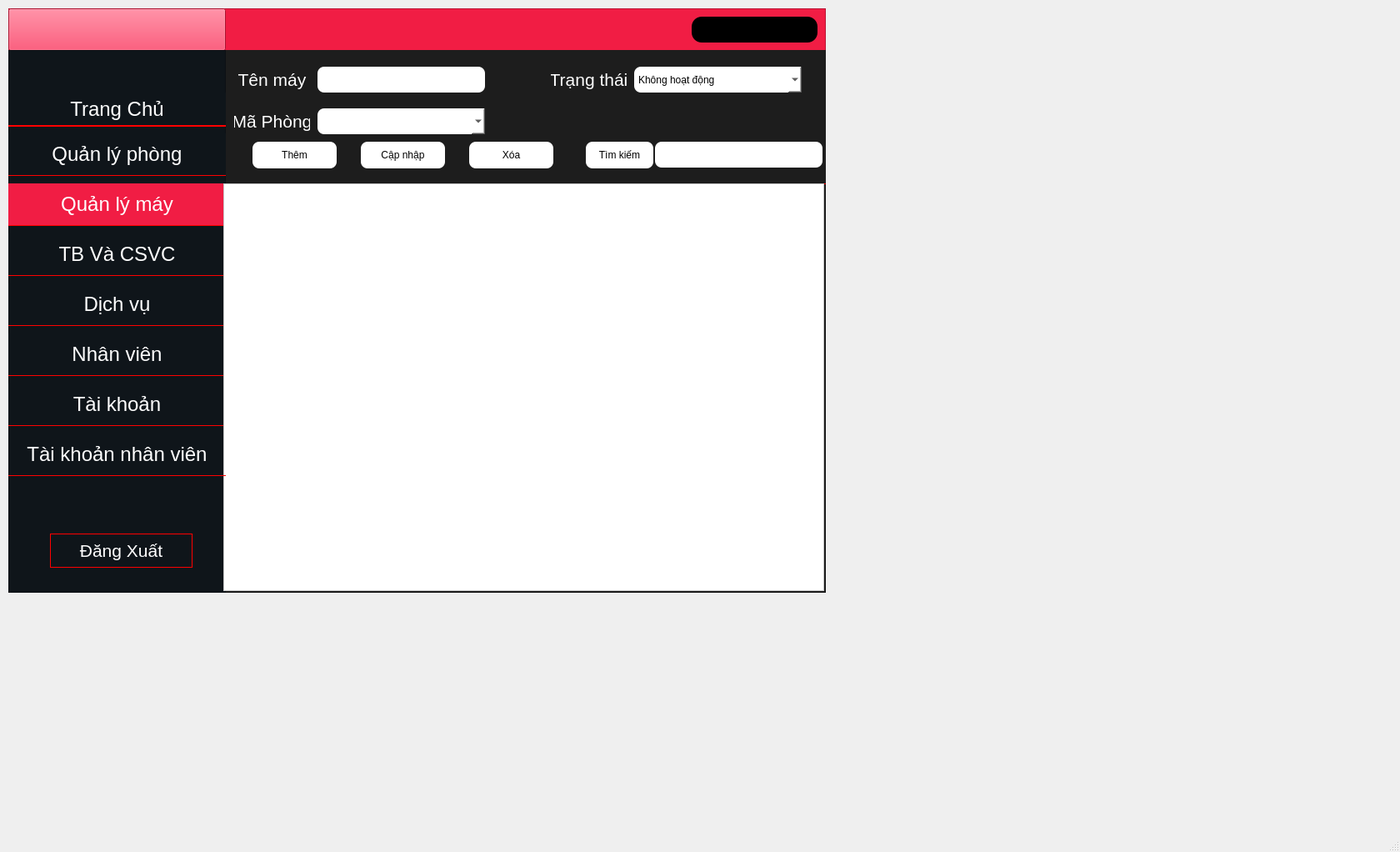
<?xml version="1.0" encoding="UTF-8"?>
<ui version="4.0">
 <class>MainWindow</class>
 <widget class="QMainWindow" name="MainWindow">
  <property name="geometry">
   <rect>
    <x>0</x>
    <y>0</y>
    <width>1680</width>
    <height>1022</height>
   </rect>
  </property>
  <property name="windowTitle">
   <string>MainWindow</string>
  </property>
  <widget class="QWidget" name="centralwidget">
   <widget class="QFrame" name="frame">
    <property name="geometry">
     <rect>
      <x>10</x>
      <y>10</y>
      <width>981</width>
      <height>701</height>
     </rect>
    </property>
    <property name="styleSheet">
     <string notr="true">background-color:#1D1D1D;</string>
    </property>
    <property name="frameShape">
     <enum>QFrame::StyledPanel</enum>
    </property>
    <property name="frameShadow">
     <enum>QFrame::Raised</enum>
    </property>
    <widget class="QFrame" name="frame_2">
     <property name="geometry">
      <rect>
       <x>0</x>
       <y>0</y>
       <width>981</width>
       <height>51</height>
      </rect>
     </property>
     <property name="styleSheet">
      <string notr="true">background-color: #F11D44;</string>
     </property>
     <property name="frameShape">
      <enum>QFrame::StyledPanel</enum>
     </property>
     <property name="frameShadow">
      <enum>QFrame::Raised</enum>
     </property>
     <widget class="QLabel" name="lb_tentaikhoan">
      <property name="geometry">
       <rect>
        <x>820</x>
        <y>10</y>
        <width>151</width>
        <height>31</height>
       </rect>
      </property>
      <property name="styleSheet">
       <string notr="true">color:white;
background-color:black;
border-radius:12px;</string>
      </property>
      <property name="text">
       <string/>
      </property>
     </widget>
     <widget class="QPushButton" name="btn_home">
      <property name="geometry">
       <rect>
        <x>0</x>
        <y>0</y>
        <width>261</width>
        <height>51</height>
       </rect>
      </property>
      <property name="text">
       <string/>
      </property>
      <property name="icon">
       <iconset>
        <normaloff>../Icon &amp; image/Logo-Transparent-01.png</normaloff>../Icon &amp; image/Logo-Transparent-01.png</iconset>
      </property>
      <property name="iconSize">
       <size>
        <width>150</width>
        <height>200</height>
       </size>
      </property>
     </widget>
    </widget>
    <widget class="QFrame" name="frame_3">
     <property name="geometry">
      <rect>
       <x>0</x>
       <y>50</y>
       <width>261</width>
       <height>651</height>
      </rect>
     </property>
     <property name="styleSheet">
      <string notr="true">background-color:#0F151A;</string>
     </property>
     <property name="frameShape">
      <enum>QFrame::StyledPanel</enum>
     </property>
     <property name="frameShadow">
      <enum>QFrame::Raised</enum>
     </property>
     <widget class="QPushButton" name="btn_dangxuat">
      <property name="geometry">
       <rect>
        <x>50</x>
        <y>580</y>
        <width>171</width>
        <height>41</height>
       </rect>
      </property>
      <property name="font">
       <font>
        <pointsize>16</pointsize>
       </font>
      </property>
      <property name="styleSheet">
       <string notr="true">border: 1px solid red;
color:white;</string>
      </property>
      <property name="text">
       <string>Đăng Xuất</string>
      </property>
     </widget>
     <widget class="QPushButton" name="btn_trangchu">
      <property name="geometry">
       <rect>
        <x>0</x>
        <y>51</y>
        <width>261</width>
        <height>41</height>
       </rect>
      </property>
      <property name="font">
       <font>
        <pointsize>18</pointsize>
       </font>
      </property>
      <property name="styleSheet">
       <string notr="true">border: 2px solid red;
color:white;
border-left:none;
border-top:none;
border-right:none;
</string>
      </property>
      <property name="text">
       <string>Trang Chủ</string>
      </property>
     </widget>
     <widget class="QPushButton" name="btn_qlphong">
      <property name="geometry">
       <rect>
        <x>0</x>
        <y>100</y>
        <width>261</width>
        <height>51</height>
       </rect>
      </property>
      <property name="font">
       <font>
        <pointsize>18</pointsize>
        <underline>false</underline>
        <strikeout>false</strikeout>
       </font>
      </property>
      <property name="styleSheet">
       <string notr="true">border: 1px solid red;
color:white;
border-left:none;
border-top:none;
border-right:none;
</string>
      </property>
      <property name="text">
       <string>Quản lý phòng</string>
      </property>
     </widget>
     <widget class="QPushButton" name="btn_qlmay">
      <property name="geometry">
       <rect>
        <x>0</x>
        <y>160</y>
        <width>261</width>
        <height>51</height>
       </rect>
      </property>
      <property name="font">
       <font>
        <pointsize>18</pointsize>
       </font>
      </property>
      <property name="styleSheet">
       <string notr="true">border: 1px solid red;
color:white;
border-left:none;
border-top:none;
border-right:none;
background-color:#F11D44;</string>
      </property>
      <property name="text">
       <string>Quản lý máy</string>
      </property>
     </widget>
     <widget class="QPushButton" name="btn_tbcsvc">
      <property name="geometry">
       <rect>
        <x>0</x>
        <y>220</y>
        <width>261</width>
        <height>51</height>
       </rect>
      </property>
      <property name="font">
       <font>
        <pointsize>18</pointsize>
       </font>
      </property>
      <property name="styleSheet">
       <string notr="true">border: 1px solid red;
color:white;
border-left:none;
border-top:none;
border-right:none;</string>
      </property>
      <property name="text">
       <string>TB Và CSVC</string>
      </property>
     </widget>
     <widget class="QPushButton" name="btn_dichvu">
      <property name="geometry">
       <rect>
        <x>0</x>
        <y>280</y>
        <width>261</width>
        <height>51</height>
       </rect>
      </property>
      <property name="font">
       <font>
        <pointsize>18</pointsize>
       </font>
      </property>
      <property name="styleSheet">
       <string notr="true">border: 1px solid red;
color:white;
border-left:none;
border-top:none;
border-right:none;</string>
      </property>
      <property name="text">
       <string>Dịch vụ</string>
      </property>
     </widget>
     <widget class="QPushButton" name="btn_nhanvien">
      <property name="geometry">
       <rect>
        <x>0</x>
        <y>340</y>
        <width>261</width>
        <height>51</height>
       </rect>
      </property>
      <property name="font">
       <font>
        <pointsize>18</pointsize>
       </font>
      </property>
      <property name="styleSheet">
       <string notr="true">border: 1px solid red;
color:white;
border-left:none;
border-top:none;
border-right:none;</string>
      </property>
      <property name="text">
       <string>Nhân viên</string>
      </property>
     </widget>
     <widget class="QPushButton" name="btn_tk">
      <property name="geometry">
       <rect>
        <x>0</x>
        <y>400</y>
        <width>261</width>
        <height>51</height>
       </rect>
      </property>
      <property name="font">
       <font>
        <pointsize>18</pointsize>
       </font>
      </property>
      <property name="styleSheet">
       <string notr="true">border: 1px solid red;
color:white;
border-left:none;
border-top:none;
border-right:none;</string>
      </property>
      <property name="text">
       <string>Tài khoản</string>
      </property>
     </widget>
    </widget>
    <widget class="QPushButton" name="pushButton_8">
     <property name="geometry">
      <rect>
       <x>270</x>
       <y>180</y>
       <width>221</width>
       <height>81</height>
      </rect>
     </property>
     <property name="font">
      <font>
       <pointsize>20</pointsize>
      </font>
     </property>
     <property name="styleSheet">
      <string notr="true">border:none</string>
     </property>
     <property name="text">
      <string/>
     </property>
     <property name="icon">
      <iconset>
       <normaloff>../../Downloads/Test 1-01.png</normaloff>../../Downloads/Test 1-01.png</iconset>
     </property>
     <property name="iconSize">
      <size>
       <width>250</width>
       <height>200</height>
      </size>
     </property>
    </widget>
    <widget class="QFrame" name="frame_4">
     <property name="geometry">
      <rect>
       <x>261</x>
       <y>50</y>
       <width>720</width>
       <height>161</height>
      </rect>
     </property>
     <property name="styleSheet">
      <string notr="true">border:1px solid red;
border-left:none;
border-top:none;
border-right:none;</string>
     </property>
     <property name="frameShape">
      <enum>QFrame::StyledPanel</enum>
     </property>
     <property name="frameShadow">
      <enum>QFrame::Raised</enum>
     </property>
     <widget class="QLabel" name="label">
      <property name="geometry">
       <rect>
        <x>10</x>
        <y>20</y>
        <width>91</width>
        <height>31</height>
       </rect>
      </property>
      <property name="font">
       <font>
        <pointsize>16</pointsize>
       </font>
      </property>
      <property name="styleSheet">
       <string notr="true">border:none;
color:white;
</string>
      </property>
      <property name="text">
       <string>Tên máy</string>
      </property>
      <property name="alignment">
       <set>Qt::AlignCenter</set>
      </property>
     </widget>
     <widget class="QLabel" name="label_2">
      <property name="geometry">
       <rect>
        <x>10</x>
        <y>70</y>
        <width>91</width>
        <height>31</height>
       </rect>
      </property>
      <property name="font">
       <font>
        <pointsize>16</pointsize>
       </font>
      </property>
      <property name="styleSheet">
       <string notr="true">border:none;
color:white;
</string>
      </property>
      <property name="text">
       <string>Mã Phòng</string>
      </property>
      <property name="alignment">
       <set>Qt::AlignCenter</set>
      </property>
     </widget>
     <widget class="QLabel" name="label_3">
      <property name="geometry">
       <rect>
        <x>390</x>
        <y>20</y>
        <width>91</width>
        <height>31</height>
       </rect>
      </property>
      <property name="font">
       <font>
        <pointsize>16</pointsize>
       </font>
      </property>
      <property name="styleSheet">
       <string notr="true">border:none;
color:white;
</string>
      </property>
      <property name="text">
       <string>Trạng thái</string>
      </property>
      <property name="alignment">
       <set>Qt::AlignCenter</set>
      </property>
     </widget>
     <widget class="QLineEdit" name="txt_ten_may">
      <property name="geometry">
       <rect>
        <x>110</x>
        <y>20</y>
        <width>201</width>
        <height>31</height>
       </rect>
      </property>
      <property name="styleSheet">
       <string notr="true">border-radius:8px;
border:none;
color:black;
background-color:#fff;</string>
      </property>
     </widget>
     <widget class="QPushButton" name="btn_them">
      <property name="geometry">
       <rect>
        <x>32</x>
        <y>110</y>
        <width>101</width>
        <height>32</height>
       </rect>
      </property>
      <property name="styleSheet">
       <string notr="true">border-radius:8px;
border:none;
color:black;
background-color:#fff;</string>
      </property>
      <property name="text">
       <string>Thêm</string>
      </property>
     </widget>
     <widget class="QPushButton" name="btn_capnhap">
      <property name="geometry">
       <rect>
        <x>162</x>
        <y>110</y>
        <width>101</width>
        <height>32</height>
       </rect>
      </property>
      <property name="styleSheet">
       <string notr="true">border-radius:8px;
border:none;
color:black;
background-color:#fff;</string>
      </property>
      <property name="text">
       <string>Cập nhập</string>
      </property>
     </widget>
     <widget class="QPushButton" name="btn_xoa">
      <property name="geometry">
       <rect>
        <x>292</x>
        <y>110</y>
        <width>101</width>
        <height>32</height>
       </rect>
      </property>
      <property name="styleSheet">
       <string notr="true">border-radius:8px;
border:none;
color:black;
background-color:#fff;</string>
      </property>
      <property name="text">
       <string>Xóa</string>
      </property>
     </widget>
     <widget class="QLineEdit" name="txt_timkiem">
      <property name="geometry">
       <rect>
        <x>515</x>
        <y>110</y>
        <width>201</width>
        <height>31</height>
       </rect>
      </property>
      <property name="styleSheet">
       <string notr="true">border-radius:8px;
border:none;
color:black;
background-color:#fff;</string>
      </property>
     </widget>
     <widget class="QPushButton" name="btn_timkiem">
      <property name="geometry">
       <rect>
        <x>432</x>
        <y>110</y>
        <width>81</width>
        <height>32</height>
       </rect>
      </property>
      <property name="styleSheet">
       <string notr="true">border-radius:8px;
border:none;
color:black;
background-color:#fff;</string>
      </property>
      <property name="text">
       <string>Tìm kiếm</string>
      </property>
     </widget>
     <widget class="QComboBox" name="cbb_maphong">
      <property name="geometry">
       <rect>
        <x>110</x>
        <y>70</y>
        <width>201</width>
        <height>31</height>
       </rect>
      </property>
      <property name="styleSheet">
       <string notr="true">border-radius:8px;
border:none;
color:black;
background-color:#fff;</string>
      </property>
     </widget>
     <widget class="QComboBox" name="cbb_trangthai">
      <property name="geometry">
       <rect>
        <x>490</x>
        <y>20</y>
        <width>201</width>
        <height>31</height>
       </rect>
      </property>
      <property name="styleSheet">
       <string notr="true">border-radius:8px;
border:none;
color:black;
background-color:#fff;</string>
      </property>
      <item>
       <property name="text">
        <string>Không hoạt động</string>
       </property>
      </item>
      <item>
       <property name="text">
        <string>Đang hoạt động</string>
       </property>
      </item>
      <item>
       <property name="text">
        <string>Đang bảo trì</string>
       </property>
      </item>
     </widget>
     <widget class="QLineEdit" name="txt_mamay">
      <property name="geometry">
       <rect>
        <x>490</x>
        <y>60</y>
        <width>201</width>
        <height>31</height>
       </rect>
      </property>
      <property name="styleSheet">
       <string notr="true">background-color:#1D1D1D;
color:#1D1D1D;
border:none;</string>
      </property>
     </widget>
    </widget>
    <widget class="QTableWidget" name="tb_may">
     <property name="geometry">
      <rect>
       <x>258</x>
       <y>210</y>
       <width>721</width>
       <height>489</height>
      </rect>
     </property>
     <property name="styleSheet">
      <string notr="true">background-color:white;
color:black;</string>
     </property>
    </widget>
   </widget>
   <widget class="QPushButton" name="btn_tknhanvien">
    <property name="geometry">
     <rect>
      <x>10</x>
      <y>520</y>
      <width>261</width>
      <height>51</height>
     </rect>
    </property>
    <property name="font">
     <font>
      <pointsize>18</pointsize>
     </font>
    </property>
    <property name="styleSheet">
     <string notr="true">border: 1px solid red;
color:white;
border-left:none;
border-top:none;
border-right:none;
</string>
    </property>
    <property name="text">
     <string>Tài khoản nhân viên</string>
    </property>
   </widget>
  </widget>
  <widget class="QMenuBar" name="menubar">
   <property name="geometry">
    <rect>
     <x>0</x>
     <y>0</y>
     <width>1680</width>
     <height>24</height>
    </rect>
   </property>
  </widget>
  <widget class="QStatusBar" name="statusbar"/>
 </widget>
 <resources/>
 <connections/>
</ui>
